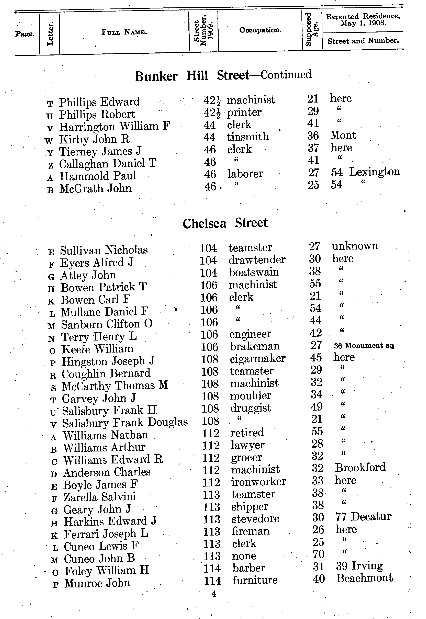
#> input picture preprocess/test_img/in.png, 426 x 619 px, found by its file name
$ python rotator.py
#> lines starting #> are read from the running program, lines starting #| are printed output that depends on the picture
import cv2
import numpy as np

def rotate( img, angle ):
    row = img.shape[0]
    col = img.shape[1]
    center = tuple(np.array([row,col])/2)
    rot_mat = cv2.getRotationMatrix2D(center,angle,1.0)
    return cv2.warpAffine(img, rot_mat, (col,row), flags=cv2.INTER_CUBIC, borderMode=cv2.BORDER_REPLICATE)

def rotate_bound(image, angle):
    (h, w) = image.shape[:2]
    (cX, cY) = (w // 2, h // 2)
    M = cv2.getRotationMatrix2D((cX, cY), angle, 1.0)
    cos = np.abs(M[0, 0])
    sin = np.abs(M[0, 1])
    nW = int((h * sin) + (w * cos))
    nH = int((h * cos) + (w * sin))
    M[0, 2] += (nW / 2) - cX
    M[1, 2] += (nH / 2) - cY
    return cv2.warpAffine(image, M, (nW, nH), flags=cv2.INTER_CUBIC, borderMode=cv2.BORDER_REPLICATE)

img = cv2.imread("in.png")
#> img is the input picture: shape (619, 426, 3); min 0, max 255, mean 237.2
jimg = cv2.imread("orig-m20.jpg")
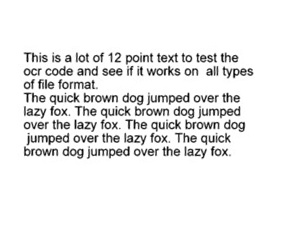
#> input picture preprocess/test_img/orig-m20.jpg, 281 x 230 px, found by its file name
#> jimg is the input picture: shape (230, 281, 3); min 0, max 255, mean 236.5

for angle in [1,5,10,20,50,70,80,85,89]:
    img2=rotate_bound(img,-angle-1)
    cv2.imwrite("y"+str(angle)+".png",img2)
    img3=rotate_bound(img,angle-1)
    cv2.imwrite("x"+str(angle)+".png",img3)
    img4=rotate_bound(jimg,angle)
    cv2.imwrite("p"+str(angle)+".jpg",img4)
    img5=rotate_bound(jimg,-angle)
    cv2.imwrite("q"+str(angle)+".jpg",img5)
#> this loop made 9 passes
#> pass 1, `img2=rotate_bound(img,-angle-1)`:
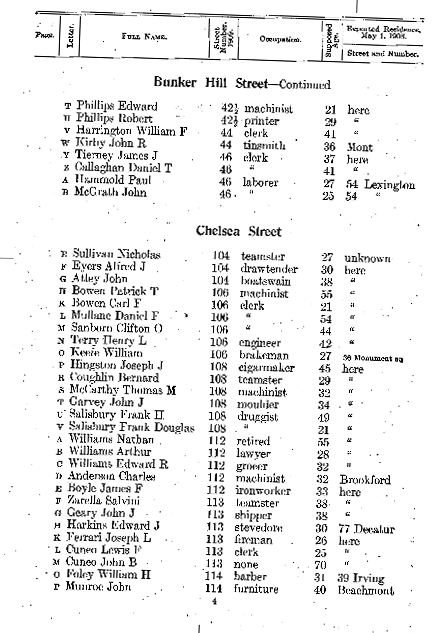
#> img2: shape (633, 447, 3); min 0, max 255, mean 237.2
#> pass 1, `img3=rotate_bound(img,angle-1)`:
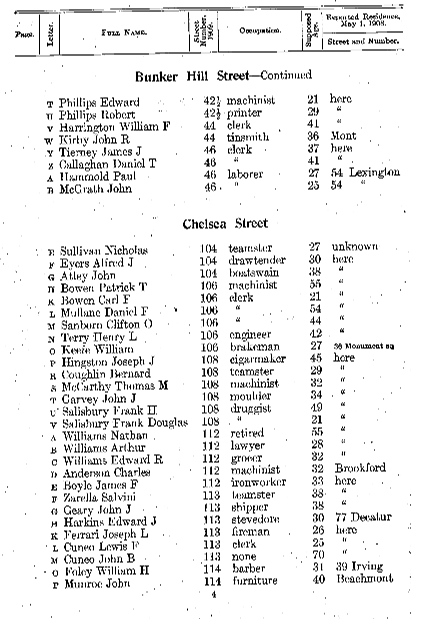
#> img3: shape (619, 426, 3); min 0, max 255, mean 236.3
#> pass 1, `img4=rotate_bound(jimg,angle)`:
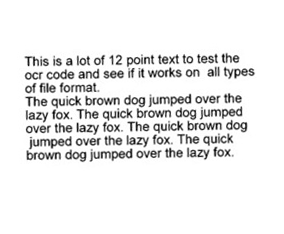
#> img4: shape (234, 284, 3); min 0, max 255, mean 236.8
#> pass 1, `img5=rotate_bound(jimg,-angle)`:
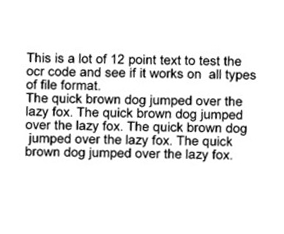
#> img5: shape (234, 284, 3); min 0, max 255, mean 236.8
